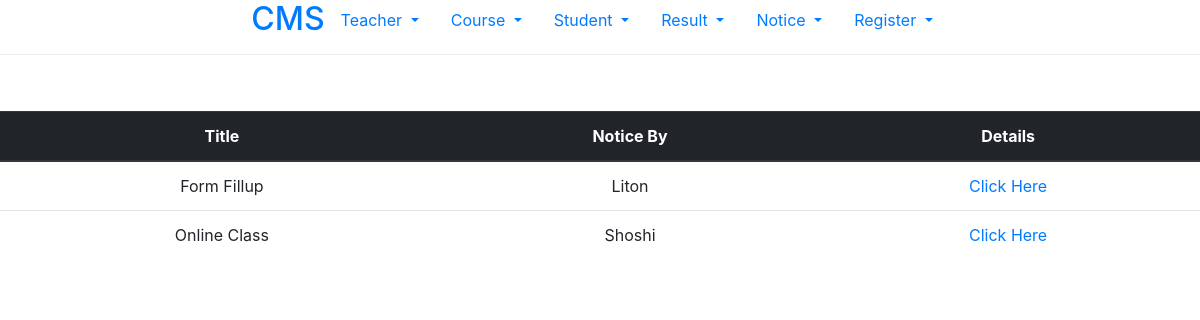
Page /notice/index/ (signed in) on the earlier database version.
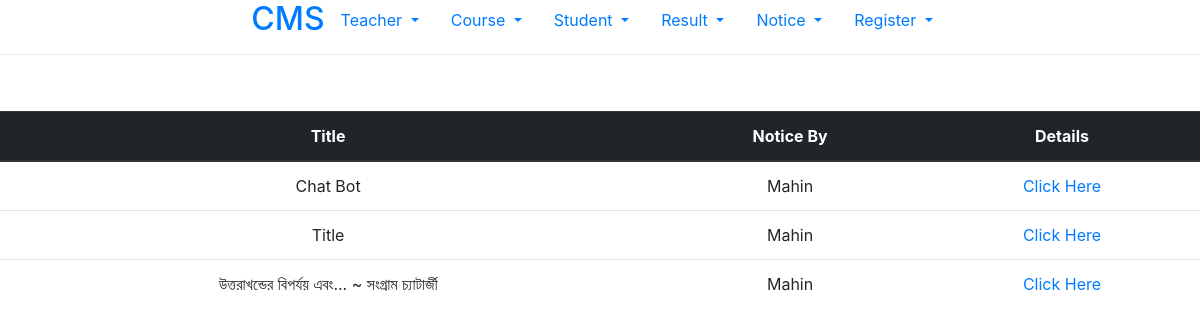
Same page on the later database version.
### notice/models.py (models this page shows, shortened)
class Notice(models.Model):
    title = models.CharField(max_length=500)
    description = models.TextField(blank=True)
    notice_by = models.ForeignKey(Teacher, on_delete=models.CASCADE)

### teacher/models.py (models this page shows)
class Teacher(models.Model):
    department_choice = (
        ('CSE', 'CSE'),
        ('ECE', 'ECE'),
        ('BBA', 'BBA'),
    )
    name = models.CharField(max_length=255)
    department = models.CharField(choices=department_choice, max_length=15)
    designation = models.CharField(max_length=55)
    email = models.EmailField(max_length=60)
    def __str__(self):
        return self.name

### notice/views.py (the view)
# urls.py: path('index/', views.index, name = 'show_course'),
@login_required(login_url='/')
def index(request):
    index = Notice.objects.all()
    context = {
        'index': index
    }
    return render(request, 'notice/index.html', context)

### templates/notice/index.html
{% extends 'base/base.html' %}
{% block content %}
<div class="dropdown-divider"></div> <br><br>
<div class="bs-example">
    <table class="table text-center">
        <thead class="thead-dark">
            <tr>
                <th>Title</th>
                <th>Notice By</th>
                <th>Details</th>
            </tr>
        </thead>
        <tbody>
        {% for notice in index %}
            <tr>
                <td>{{ notice.title }}</td>
                <td>{{ notice.notice_by }}</td>
                <td><a href="{% url 'view_detail' notice.id %}">Click Here</a></td>
            </tr>
        {% endfor %}
        </tbody>
    </table>
</div>
{% endblock %}

Differences in the rows shown:
changed Notice: title "Form Fillup" → "Chat Bot"; notice_by "Liton" → "Mahin"
changed Notice: title "Online Class" → "Title"; notice_by "Shoshi" → "Mahin"
added Notice: title "উত্তরাখন্ডের বিপর্যয় এবং... ~ সংগ্রাম চ্যাটার্জী", notice_by "Mahin"
